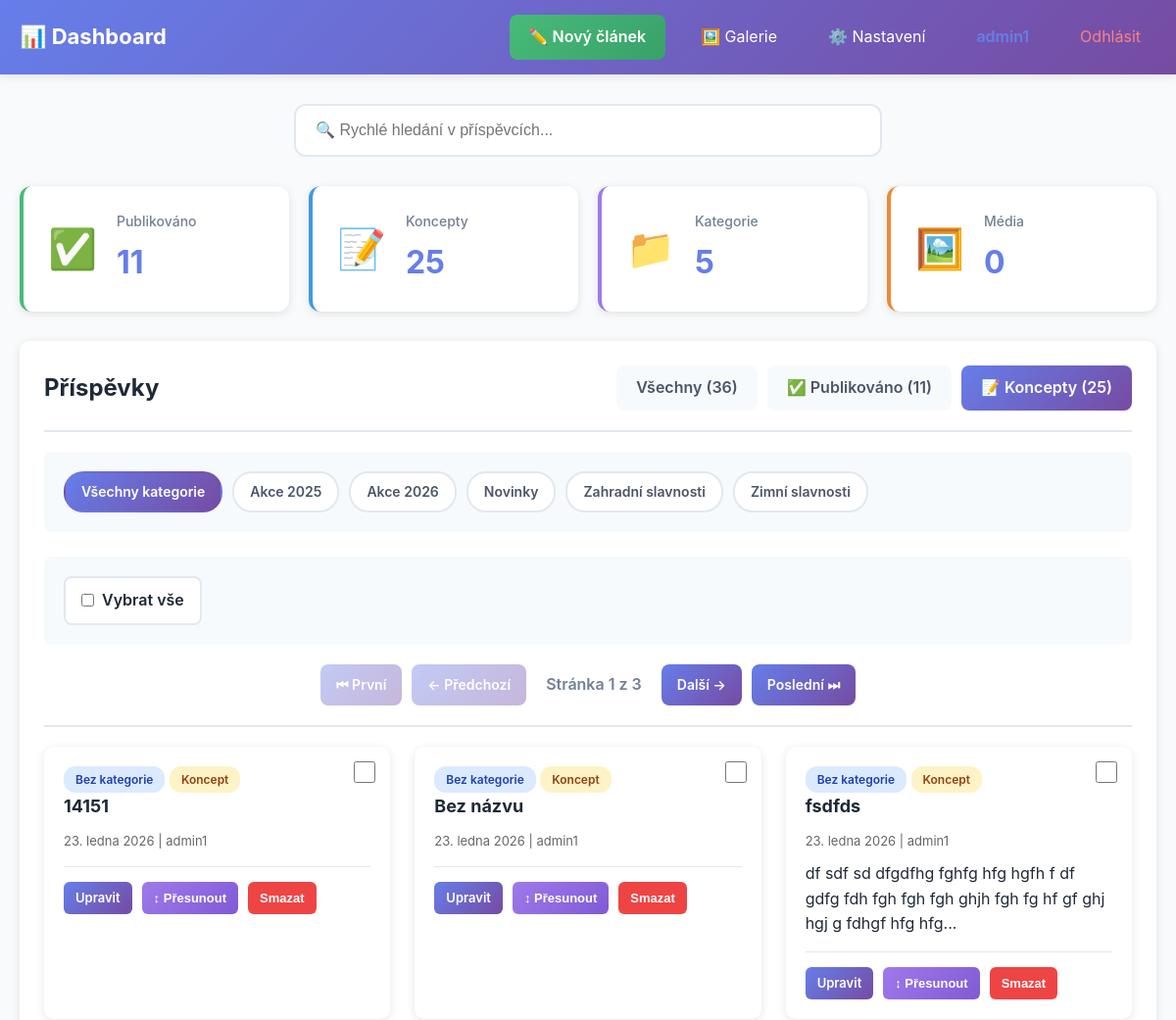
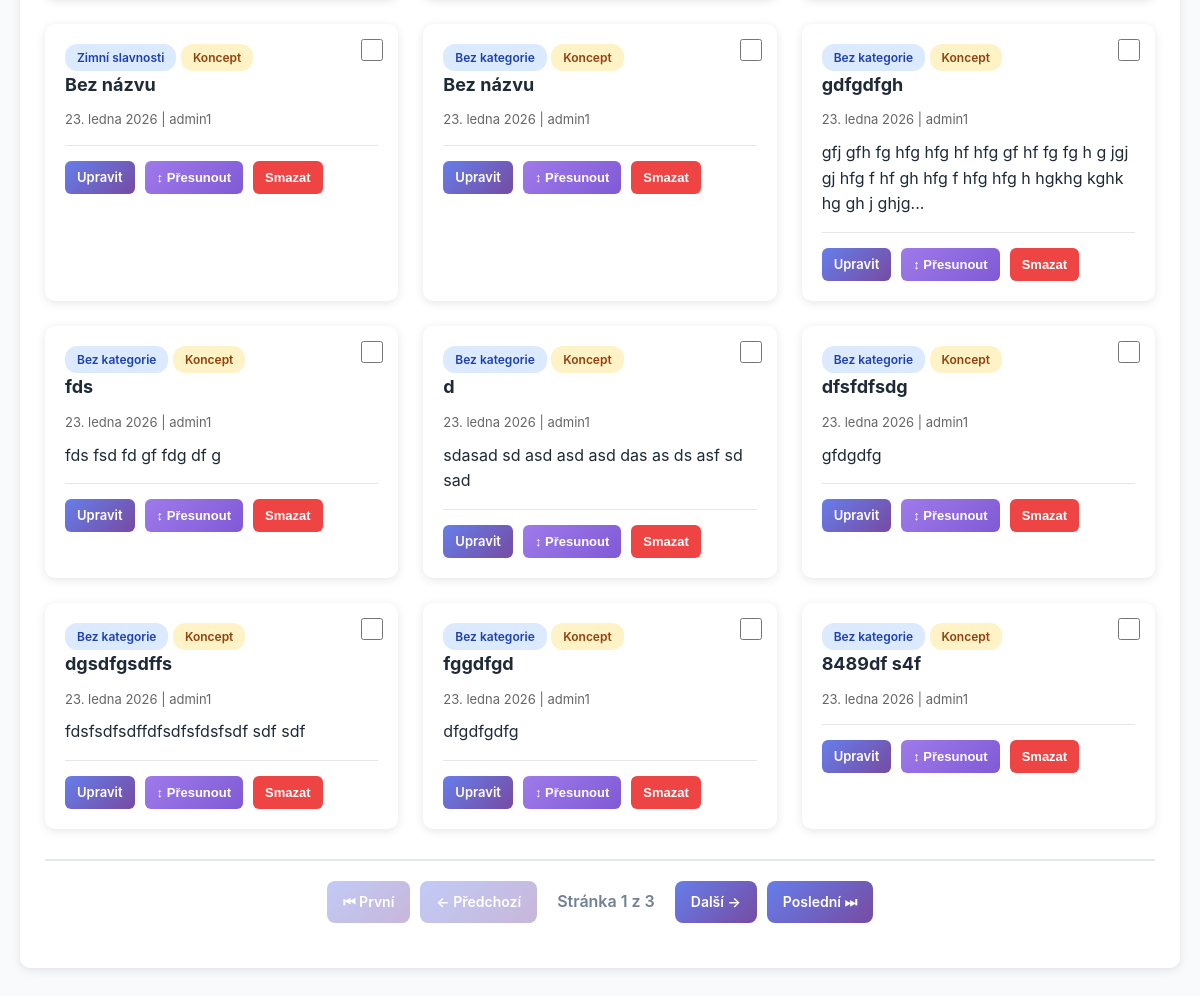
/admin/dashboard.php?filter=draft (signed in), run on an earlier commit of the app's database (2 pictures, top to bottom).
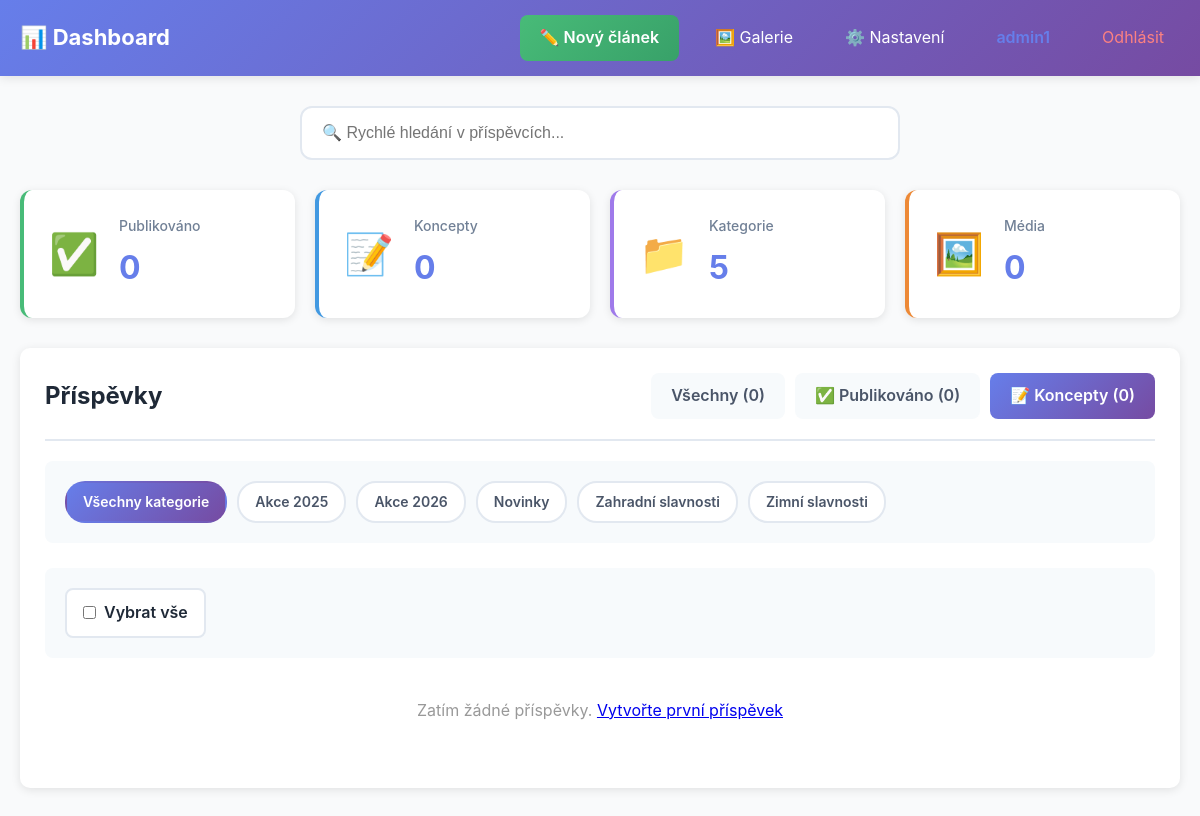
And on a later commit of the database.
### tables this page shows
CREATE TABLE `categories` (
  `id` int(11) NOT NULL AUTO_INCREMENT,
  `name` varchar(100) NOT NULL,
  `slug` varchar(100) NOT NULL,
  `description` text,
  `created_at` timestamp NOT NULL DEFAULT CURRENT_TIMESTAMP,
  PRIMARY KEY (`id`),
  UNIQUE KEY `name` (`name`),
  UNIQUE KEY `slug` (`slug`),
  KEY `idx_slug` (`slug`)
);

CREATE TABLE `posts` (
  `id` int(11) NOT NULL AUTO_INCREMENT,
  `title` varchar(255) NOT NULL,
  `slug` varchar(255) NOT NULL,
  `content` longtext,
  `excerpt` text,
  `featured_image` varchar(500) DEFAULT NULL,
  `category_id` int(11) DEFAULT NULL,
  `author_id` int(11) NOT NULL,
  `status` enum('draft','published','scheduled') DEFAULT 'draft',
  `menu_order` int(11) DEFAULT '0',
  `meta_title` varchar(255) DEFAULT NULL,
  `meta_description` text,
  `meta_keywords` varchar(255) DEFAULT NULL,
  `published_at` datetime DEFAULT NULL,
  `scheduled_at` datetime DEFAULT NULL,
  `created_at` datetime DEFAULT CURRENT_TIMESTAMP,
  `updated_at` datetime DEFAULT CURRENT_TIMESTAMP ON UPDATE CURRENT_TIMESTAMP,
  PRIMARY KEY (`id`),
  UNIQUE KEY `slug` (`slug`),
  KEY `idx_status` (`status`),
  KEY `idx_category` (`category_id`),
  KEY `idx_author` (`author_id`),
  KEY `idx_slug` (`slug`),
  FULLTEXT KEY `ft_search` (`title`,`content`,`excerpt`)
);

CREATE TABLE `users` (
  `id` int(11) NOT NULL AUTO_INCREMENT,
  `username` varchar(50) NOT NULL,
  `password` varchar(255) NOT NULL,
  `email` varchar(100) DEFAULT NULL,
  `role` enum('it','admin','editor') DEFAULT 'editor',
  `created_at` timestamp NOT NULL DEFAULT CURRENT_TIMESTAMP,
  `last_login` timestamp NULL DEFAULT NULL,
  PRIMARY KEY (`id`),
  UNIQUE KEY `username` (`username`),
  KEY `idx_username` (`username`)
);

### includes/database.class.php (called while the page is built, shortened)
<?php
class Database {
    private $connection;
    private $stmt;
    public function __construct() {
        $dsn = 'mysql:host=' . DB_HOST . ';dbname=' . DB_NAME . ';charset=' . DB_CHARSET;
        $options = [
            PDO::ATTR_ERRMODE => PDO::ERRMODE_EXCEPTION,
            PDO::ATTR_DEFAULT_FETCH_MODE => PDO::FETCH_ASSOC,
            PDO::ATTR_EMULATE_PREPARES => false,
            PDO::MYSQL_ATTR_INIT_COMMAND => "SET NAMES utf8mb4 COLLATE utf8mb4_unicode_ci"
        ];
        try {
            $this->connection = new PDO($dsn, DB_USER, DB_PASS, $options);
        } catch (PDOException $e) {
            $this->error = $e->getMessage();
            $this->logError('Database Connection', $e->getMessage());
            die('Chyba připojení k databázi. Zkontrolujte konfiguraci.');
        }
    }
    public function query($sql) {
    try {
        $this->stmt = $this->connection->prepare($sql);
        return $this;
    } catch (PDOException $e) {
        $this->logError('Query Prepare', $e->getMessage());
        $this->stmt = null;
        return $this;
    }
}
    public function bind($param, $value, $type = null) {
        if (is_null($type)) {
            switch (true) {
                default:
                    $type = PDO::PARAM_STR;
            }
        }
        $this->stmt->bindValue($param, $value, $type);
        return $this;
    }
    public function execute() {
        try {
            return $this->stmt->execute();
        } catch (PDOException $e) {
            $this->logError('Query Execute', $e->getMessage());
            return false;
        }
    }
    public function fetchAll() {
    $this->execute();
    return $this->stmt->fetchAll();
    }
    public function fetch() {
        $this->execute();
        return $this->stmt->fetch();
    }
}
?>

### config.php (called while the page is built, shortened)
<?php
require_once INCLUDES_PATH . 'database.class.php';
require_once INCLUDES_PATH . 'auth.class.php';
require_once INCLUDES_PATH . 'post.class.php';
require_once INCLUDES_PATH . 'category.class.php';
require_once INCLUDES_PATH . 'media.class.php';
$db = new Database();
require_once INCLUDES_PATH . 'helpers.php';
?>

### includes/category.class.php (called while the page is built, shortened)
<?php
class Category {
    private $db;
    public function __construct() {
        global $db;
        $this->db = $db;
    }
    public function getAll() {
        $this->db->query("SELECT * FROM categories ORDER BY name ASC");
        return $this->db->fetchAll();
    }
}
?>

### includes/helpers.php (called while the page is built, shortened)
<?php
function formatDate($date, $format = 'j. n. Y') {
    $months = [
        1 => 'ledna', 2 => 'února', 3 => 'března', 4 => 'dubna',
        5 => 'května', 6 => 'června', 7 => 'července', 8 => 'srpna',
        9 => 'září', 10 => 'října', 11 => 'listopadu', 12 => 'prosince'
    ];
    $timestamp = is_numeric($date) ? $date : strtotime($date);
    $day = date('j', $timestamp);
    $month = $months[(int)date('n', $timestamp)];
    $year = date('Y', $timestamp);
    return "$day. $month $year";
}
function e($text) {
    if ($text === null || $text === '') {
        return '';
    }
    return htmlspecialchars($text, ENT_QUOTES, 'UTF-8');
}
function truncate($text, $length = 100, $suffix = '...') {
    $text = strip_tags($text);
    if (mb_strlen($text) <= $length) {
        return $text;
    }
    return mb_substr($text, 0, $length) . $suffix;
}
?>

### includes/media.class.php (called while the page is built, shortened)
<?php
class Media {
    private $db;
    public function __construct() {
        $this->db = new Database();
    }
    public function getCount($search = '') {
        $sql = "SELECT COUNT(*) as count FROM media";
        $this->db->query($sql);
        $result = $this->db->fetch();
        return $result['count'] ?? 0;
        $result = $this->db->fetch();
        return $result['count'] ?? 0;
    }
}

### includes/post.class.php (called while the page is built, shortened)
<?php
class Post {
    private $db;
    public function __construct() {
        global $db;
        $this->db = $db;
    }
    public function getAll($status = 'published', $limit = null, $offset = 0, $categoryId = null) {
        $sql = "SELECT p.*, c.name as category_name, c.slug as category_slug,
                       u.username as author_name
                FROM posts p
                LEFT JOIN categories c ON p.category_id = c.id
                LEFT JOIN users u ON p.author_id = u.id
                WHERE p.status = :status";
        $sql .= " ORDER BY p.menu_order ASC, p.published_at DESC, p.created_at DESC";
        if ($limit) {
            $sql .= " LIMIT " . (int)$limit . " OFFSET " . (int)$offset;
        }
        $this->db->query($sql);
        $this->db->bind(':status', $status);
        return $this->db->fetchAll();
    }
    public function count($status = 'published', $categoryId = null) {
        $sql = "SELECT COUNT(*) as total FROM posts WHERE status = :status";
        $this->db->query($sql);
        $this->db->bind(':status', $status);
        $result = $this->db->fetch();
        return $result['total'] ?? 0;
    }
}
?>

### includes/auth.class.php (called while the page is built, shortened)
<?php
class Auth {
        public function isLoggedIn() {
        return true;
    }
    public function canEdit($authorId) {
            return $_SESSION['user_role'] === 'it'
                || $_SESSION['user_role'] === 'admin'
                || $_SESSION['user_id'] == $authorId;
    }
}
?>

### admin/dashboard.php (the view, shortened to what the rows shown need)
<?php
require_once '../config.php';
$auth = new Auth();
$post = new Post();
$category = new Category();
$media = new Media();
$filter = $_GET['filter'] ?? 'all';
$categoryFilter = isset($_GET['category']) ? intval($_GET['category']) : null;
$page = isset($_GET['page']) ? max(1, intval($_GET['page'])) : 1;
$perPage = 12;
$totalMedia = $media->getCount('');
if ($filter === 'draft') {
    $allPosts = $post->getAll('draft', $perPage, ($page - 1) * $perPage, $categoryFilter);
} elseif ($filter === 'published') {
    $allPosts = $post->getAll('published', $perPage, ($page - 1) * $perPage, $categoryFilter);
    $totalCount = $post->count('published', $categoryFilter);
}
$categories = $category->getAll();
?>
<!DOCTYPE html>
<html lang="cs">
<head>
    <link rel="stylesheet" href="<?= ASSETS_URL ?>css/admin.css">
</head>
<body>
    <header class="admin-header">
        <div class="header-content">
            <h1>📊 Dashboard</h1>
        </div>
    </header>
    <div class="container">
        <div class="card">
            <div class="card-header">
                <h2>Příspěvky</h2>
            </div>
            <?php if (!empty($categories)): ?>
            <div class="category-filters">
                <a href="?filter=<?= $filter ?>" class="category-badge <?= !$categoryFilter ? 'active' : '' ?>">
                    Všechny kategorie
                </a>
                <?php foreach ($categories as $cat): ?>
                    <a href="?filter=<?= $filter ?>&category=<?= $cat['id'] ?>"
                       class="category-badge <?= $categoryFilter == $cat['id'] ? 'active' : '' ?>">
                        <?= e($cat['name']) ?>
                    </a>
                <?php endforeach; ?>
            </div>
            <?php endif; ?>
            <?php if (empty($allPosts)): ?>
                <p style="text-align: center; padding: 40px; color: #999;">
                    Zatím žádné příspěvky. <a href="add_post.php">Vytvořte první příspěvek</a>
                </p>
            <?php else: ?>
                <div class="posts-grid">
                    <?php foreach ($allPosts as $p): ?>
                        <div class="post-card" data-post-id="<?= $p['id'] ?>">
                            <input type="checkbox" class="post-checkbox" value="<?= $p['id'] ?>" onchange="updateBulkSelection()">
                            <div class="post-card-content">
                                <span class="badge badge-primary">
                                    <?php
                                    $catName = $p['category_name'] ?? 'Bez kategorie';
                                    echo e(is_array($catName) ? 'Bez kategorie' : $catName);
                                    ?>
                                </span>
                                <span class="badge badge-<?= $p['status'] === 'published' ? 'success' : 'warning' ?>">
                                    <?= $p['status'] === 'published' ? 'Publikováno' : 'Koncept' ?>
                                </span>
                                <h3><?= e($p['title']) ?></h3>
                                <div class="post-meta">
                                    <?= formatDate($p['published_at'] ?? $p['created_at']) ?> |
                                    <?= e($p['author_name']) ?>
                                </div>
                                <p><?= e(truncate($p['excerpt'] ?? $p['content'], 100)) ?></p>
                                <div class="post-actions">
                                    <a href="edit_post.php?id=<?= $p['id'] ?>" class="btn btn-primary btn-small">Upravit</a>
                                    <button onclick="startReorder(<?= $p['id'] ?>)" class="btn btn-reorder btn-small">↕ Přesunout</button>
                                    <?php if ($auth->canEdit($p['author_id'])): ?>
                                        <button onclick="confirmDelete(<?= $p['id'] ?>, '<?= addslashes($p['title']) ?>')"
                                                class="btn btn-danger btn-small">
                                            Smazat
                                        </button>
                                    <?php endif; ?>
                                </div>
                            </div>
                        </div>
                    <?php endforeach; ?>
                </div>
            <?php endif; ?>
        </div>
    </div>
</body>
</html>

What changed in the data, as far as the page shows it:
removed posts: catName "Bez kategorie", status "Koncept", title "14151", formatDate($p['published_at'] ?? $p['created_at']) "23. ledna 2026", author.username "admin1"
removed posts: catName "Bez kategorie", status "Koncept", title "Bez názvu", formatDate($p['published_at'] ?? $p['created_at']) "23. ledna 2026", author.username "admin1"
removed posts: catName "Bez kategorie", status "Koncept", title "fsdfds", formatDate($p['published_at'] ?? $p['created_at']) "23. ledna 2026", author.username "admin1", excerpt "df sdf sd dfgdfhg fghfg hfg hgfh f df gdfg fdh fgh fgh fgh ghjh fgh fg hf gf ghj hgj g fdhgf hfg hfg..."
removed posts: category.name "Zimní slavnosti", status "Koncept", title "Bez názvu", formatDate($p['published_at'] ?? $p['created_at']) "23. ledna 2026", author.username "admin1"
removed posts: catName "Bez kategorie", status "Koncept", title "Bez názvu", formatDate($p['published_at'] ?? $p['created_at']) "23. ledna 2026", author.username "admin1"
removed posts: catName "Bez kategorie", status "Koncept", title "gdfgdfgh", formatDate($p['published_at'] ?? $p['created_at']) "23. ledna 2026", author.username "admin1", excerpt "gfj gfh fg hfg hfg hf hfg gf hf fg fg h g jgj gj hfg f hf gh hfg f hfg hfg h hgkhg kghk hg gh j ghjg..."
removed posts: catName "Bez kategorie", status "Koncept", title "fds", formatDate($p['published_at'] ?? $p['created_at']) "23. ledna 2026", author.username "admin1", excerpt "fds fsd fd gf fdg df g"
removed posts: catName "Bez kategorie", status "Koncept", title "d", formatDate($p['published_at'] ?? $p['created_at']) "23. ledna 2026", author.username "admin1", excerpt "sdasad sd asd asd asd das as ds asf sd sad"
removed posts: catName "Bez kategorie", status "Koncept", title "dfsfdfsdg", formatDate($p['published_at'] ?? $p['created_at']) "23. ledna 2026", author.username "admin1", excerpt "gfdgdfg"
removed posts: catName "Bez kategorie", status "Koncept", title "dgsdfgsdffs", formatDate($p['published_at'] ?? $p['created_at']) "23. ledna 2026", author.username "admin1", excerpt "fdsfsdfsdffdfsdfsfdsfsdf sdf sdf"
removed posts: catName "Bez kategorie", status "Koncept", title "fggdfgd", formatDate($p['published_at'] ?? $p['created_at']) "23. ledna 2026", author.username "admin1", excerpt "dfgdfgdfg"
removed posts: catName "Bez kategorie", status "Koncept", title "8489df s4f", formatDate($p['published_at'] ?? $p['created_at']) "23. ledna 2026", author.username "admin1"
Also different on the page:
$totalPublishedCount: "11" → "0"
$totalDraftsCount: "25" → "0"
$totalPublishedCount + $totalDraftsCount: "36" → "0"
$page: "1" → (not shown)
$totalPages: "3" → (not shown)
text no longer shown: "⏮ První ← Předchozí Stránka z Další → Poslední ⏭ ⏮ První ← Předchozí Stránka z Další → Poslední ⏭"
text now shown: "Zatím žádné příspěvky. Vytvořte první příspěvek"
